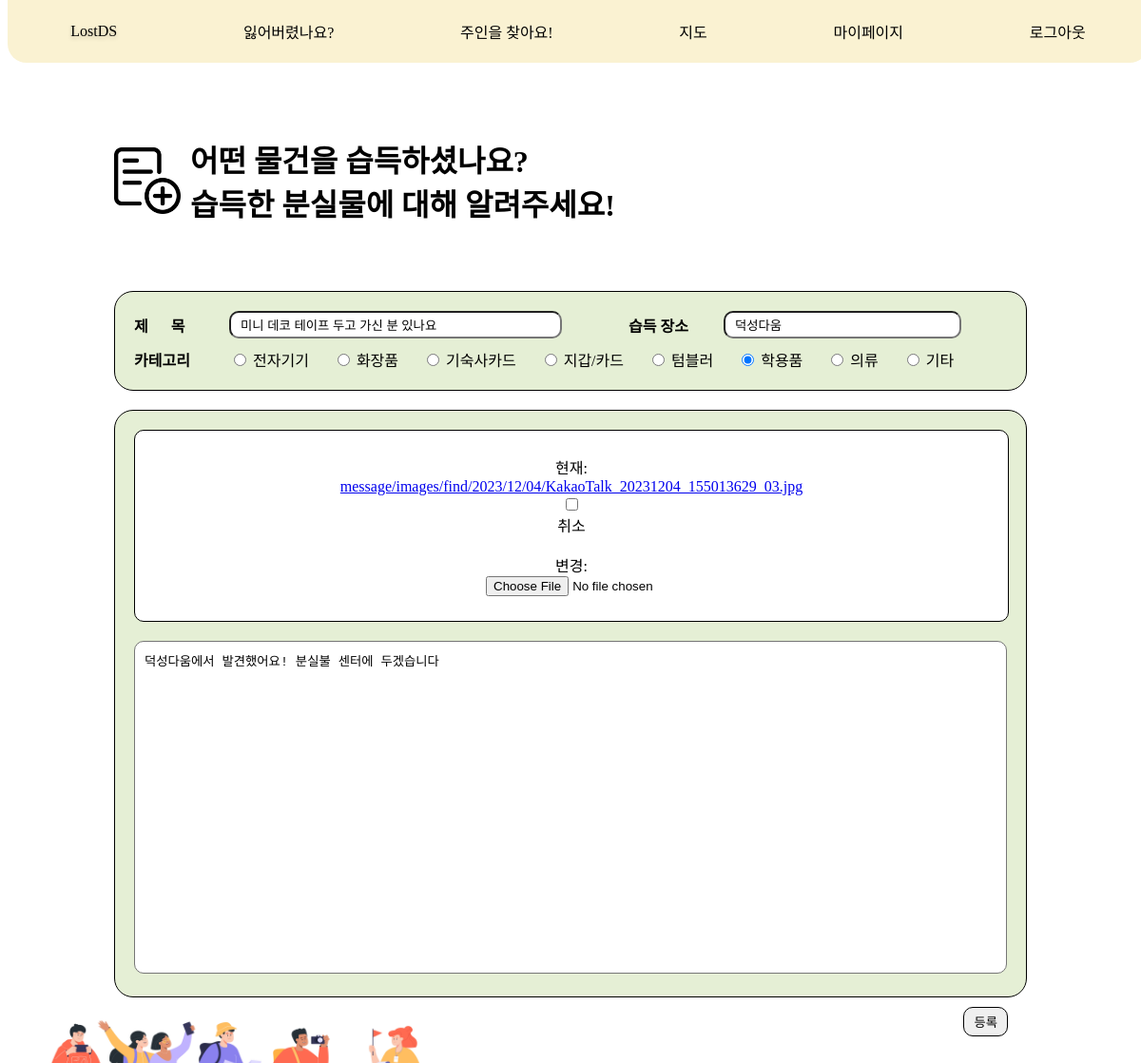
Screenshot of /message/find/update_post/4/ (signed in) with the database file from the repository.
### message/models.py (models this page shows, shortened)
class FindItem(models.Model):
    title = models.CharField(max_length=30)
    author = models.ForeignKey(settings.AUTH_USER_MODEL, null=True, on_delete=models.SET_NULL)
    place = models.CharField(max_length=15, null=True)
    created_at = models.DateTimeField(auto_now_add=True)
    category = models.ForeignKey(Category, null=True, on_delete=models.SET_NULL)
    head_image = models.ImageField(upload_to='message/images/find/%Y/%m/%d/', blank=True)
    content = models.TextField()

class Category(models.Model):
    name = models.CharField(max_length=10, unique=True)
    slug = models.SlugField(max_length=100, unique=True, allow_unicode=True)
    head_image = models.ImageField(upload_to='message/images/category/', blank=True)
    def __str__(self):
        return self.name
    class Meta:
        verbose_name_plural = 'Categories'

### message/views.py (the view)
# urls.py: path('find/update_post/<int:pk>/', views.FindPostUpdate.as_view()),
class FindPostUpdate(LoginRequiredMixin, UpdateView):
    model = FindItem
    fields = ['title', 'place', 'category', 'head_image', 'content']
    template_name = 'message/findItem_update_form.html'
    context_object_name = 'find'
    def dispatch(self, request, *args, **kwargs):
        if (request.user.is_authenticated and
                (request.user == self.get_object().author or request.user.is_superuser or request.user.is_staff)):
            return super(FindPostUpdate, self).dispatch(request, *args, **kwargs)
        else:
            raise PermissionDenied

### message/templates/message/findItem_update_form.html (shortened to what this page needs)
{% extends 'message/base_html/base_form.html' %}
{% load static %}
{% block main %}
<div class="main-title">
    <img class="main-title-image" src="/static/message/image/new_post_icon.png">
    <div class="main-title-font">
        어떤 물건을 습득하셨나요?<br>습득한 분실물에 대해 알려주세요!
    </div>
</div>
<div class="form-container">
    <form class="form" method="post" enctype="multipart/form-data" onsubmit="return checkSelection()">
        <div class="form-content-info">
            <div class="form-title-container">
                <div class="form-label">제&nbsp;&nbsp;&nbsp;&nbsp;&nbsp;&nbsp;목</div>
                <div class="form-title-input">{{ form.title }}</div>
                <div class="form-label">습득 장소</div>
                <div class="form-place-input">{{ form.place }}</div>
            </div>
            <div class="form-category-container">
                <div class="form-label">카테고리</div>
                <div class="form-category-select">
                    {% for value, label in form.fields.category.choices %}
                    {% if forloop.first %}
                    {% else %}
                    {% if value == form.category.value %}
                    <div class="form-category-select-element">
                        <input type="radio" id="category_{{ forloop.counter }}" name="category"
                               value="{{ value }}" checked>
                        <label for="category_{{ forloop.counter }}">{{ label }}</label>
                    </div>
                    {% else %}
                    <div class="form-category-select-element">
                        <input type="radio" id="category_{{ forloop.counter }}" name="category"
                               value="{{ value }}">
                        <label for="category_{{ forloop.counter }}">{{ label }}</label>
                    </div>
                    {% endif %}
                    {% endif %}
                    {% endfor %}
                </div>
            </div>
        </div>
        <div class="form-content">
            <div class="form-image-container">
                <div class="form-image-file">
                    {% if form.head_image.value %}
                    {{ form.head_image }}
                    {% endif %}
                </div>
            </div>
            <div class="form-content-container">
                <div class="form-content-input">{{ form.content }}</div>
            </div>
        </div>
        <div class="submit-button">
            <button type="submit">등록</button>
        </div>
    </form>
</div>
{% endblock %}

### message/static/message/css/base_form.css (style rules this page uses)
body { font-family: 'EASTARJET-Medium'; background-image: url(/static/message/image/form.jpg); background-position: left 0 bottom -30px; background-size: 480px 270px; background-attachment: fixed; background-repeat: no-repeat; }
.main-title { display: flex; align-items: center; }
.main-title-image { width: 70px; height: 70px; margin-right: 10px; }
.form-container { max-width: 100%; margin: 70px 0; }
.form { width: 960px; }
.form-content-info { background-color: #E5EFD5; border: 1px solid black; border-radius: 20px; padding: 20px; margin-bottom: 20px; }
.form-content { background-color: #E5EFD5; border: 1px solid black; border-radius: 20px; padding: 20px; }
.form-title-container { display: flex; align-items: center; margin-bottom: 10px; }
.form-title-input { width: 350px; margin-right: 70px; }
.form-place-input { width: 250px; }
.form-category-container { display: flex; align-items: center; }
.form-label { font-size: medium; font-weight: 600; width: 100px; text-align: left; }
input[type=text] { width: 100%; box-sizing: border-box; padding: 5px 10px; border-radius: 10px; }
.form-category-select { display: flex; align-items: center; gap: 25px; }
.form-image-container { display: flex; flex-direction: column; align-items: center; justify-content: center; width: 100%; height: 200px; background-color: white; border: 1px solid black; border-radius: 10px; margin-bottom: 20px; }
.form-image-file { display: flex; flex-direction: column; align-items: center; }
#id_head_image { width: 180px; }
textarea { width: 100%; height: 350px; padding: 10px; box-sizing: border-box; border-radius: 10px; resize: none; }
.main-title-font { font-size: xx-large; font-weight: 900; }
.submit-button { float: right; margin: 10px 20px; }
[type=submit] { font-family: 'EASTARJET-Medium'; border: 1px solid black; border-radius: 10px; padding: 5px 10px; }

### rows the page displays
FindItem: title "미니 데코 테이프 두고 가신 분 있나요", place "덕성다움", content "덕성다움에서 발견했어요! 분실불 센터에 두겠습니다"
Category: choices "전자기기"
Category: choices "화장품"
Category: choices "기숙사카드"
Category: choices "지갑/카드"
Category: choices "텀블러"
Category: choices "학용품"
Category: choices "의류"
Category: choices "기타"
